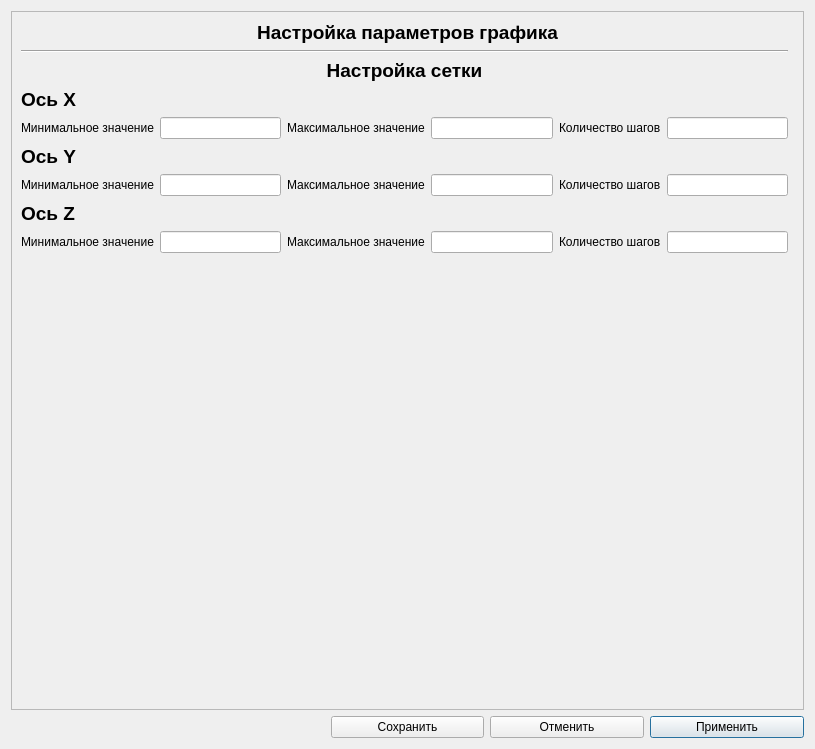
<?xml version="1.0" encoding="UTF-8"?>
<ui version="4.0">
 <class>SettingsChartView</class>
 <widget class="QDialog" name="SettingsChartView">
  <property name="geometry">
   <rect>
    <x>0</x>
    <y>0</y>
    <width>815</width>
    <height>749</height>
   </rect>
  </property>
  <property name="minimumSize">
   <size>
    <width>300</width>
    <height>600</height>
   </size>
  </property>
  <property name="windowTitle">
   <string>Dialog</string>
  </property>
  <layout class="QGridLayout" name="gridLayout">
   <item row="1" column="4">
    <widget class="QPushButton" name="applyButton">
     <property name="text">
      <string>Применить</string>
     </property>
    </widget>
   </item>
   <item row="1" column="3">
    <widget class="QPushButton" name="cancelButton">
     <property name="text">
      <string>Отменить</string>
     </property>
    </widget>
   </item>
   <item row="1" column="2">
    <widget class="QPushButton" name="saveButton">
     <property name="text">
      <string>Сохранить</string>
     </property>
    </widget>
   </item>
   <item row="0" column="0" colspan="5">
    <widget class="QScrollArea" name="scrollArea">
     <property name="widgetResizable">
      <bool>true</bool>
     </property>
     <widget class="QWidget" name="scrollAreaWidgetContents">
      <property name="geometry">
       <rect>
        <x>0</x>
        <y>0</y>
        <width>795</width>
        <height>699</height>
       </rect>
      </property>
      <layout class="QGridLayout" name="gridLayout_2">
       <item row="6" column="4">
        <widget class="QLabel" name="label_7">
         <property name="text">
          <string>Количество шагов</string>
         </property>
        </widget>
       </item>
       <item row="6" column="0">
        <widget class="QLabel" name="label_4">
         <property name="text">
          <string>Минимальное значение</string>
         </property>
        </widget>
       </item>
       <item row="4" column="1">
        <widget class="QLineEdit" name="le_minX"/>
       </item>
       <item row="2" column="0" colspan="6">
        <widget class="QLabel" name="label_14">
         <property name="text">
          <string>&lt;html&gt;&lt;head/&gt;&lt;body&gt;&lt;p align=&quot;center&quot;&gt;&lt;span style=&quot; font-size:14pt; font-weight:700;&quot;&gt;Настройка сетки&lt;/span&gt;&lt;/p&gt;&lt;/body&gt;&lt;/html&gt;</string>
         </property>
        </widget>
       </item>
       <item row="10" column="4">
        <widget class="QLabel" name="label_13_z">
         <property name="text">
          <string>Количество шагов</string>
         </property>
        </widget>
       </item>
       <item row="0" column="0" colspan="7">
        <widget class="QLabel" name="label_5">
         <property name="text">
          <string>&lt;html&gt;&lt;head/&gt;&lt;body&gt;&lt;p align=&quot;center&quot;&gt;&lt;span style=&quot; font-size:14pt; font-weight:700;&quot;&gt;Настройка параметров графика&lt;/span&gt;&lt;/p&gt;&lt;/body&gt;&lt;/html&gt;</string>
         </property>
        </widget>
       </item>
       <item row="6" column="2">
        <widget class="QLabel" name="label_3">
         <property name="text">
          <string>Максимальное значение</string>
         </property>
        </widget>
       </item>
       <item row="4" column="4">
        <widget class="QLabel" name="label_6">
         <property name="text">
          <string>Количество шагов</string>
         </property>
        </widget>
       </item>
       <item row="10" column="5">
        <widget class="QLineEdit" name="le_ticksZ"/>
       </item>
       <item row="11" column="0" colspan="6">
        <spacer name="verticalSpacer">
         <property name="orientation">
          <enum>Qt::Vertical</enum>
         </property>
         <property name="sizeHint" stdset="0">
          <size>
           <width>20</width>
           <height>40</height>
          </size>
         </property>
        </spacer>
       </item>
       <item row="10" column="3">
        <widget class="QLineEdit" name="le_maxZ"/>
       </item>
       <item row="5" column="0" colspan="6">
        <widget class="QLabel" name="label_9">
         <property name="text">
          <string>&lt;html&gt;&lt;head/&gt;&lt;body&gt;&lt;p&gt;&lt;span style=&quot; font-size:14pt; font-weight:700;&quot;&gt;Ось Y&lt;/span&gt;&lt;/p&gt;&lt;/body&gt;&lt;/html&gt;</string>
         </property>
        </widget>
       </item>
       <item row="3" column="0" colspan="5">
        <widget class="QLabel" name="label_8">
         <property name="text">
          <string>&lt;html&gt;&lt;head/&gt;&lt;body&gt;&lt;p&gt;&lt;span style=&quot; font-size:14pt; font-weight:700;&quot;&gt;Ось Х&lt;/span&gt;&lt;/p&gt;&lt;/body&gt;&lt;/html&gt;</string>
         </property>
        </widget>
       </item>
       <item row="10" column="2">
        <widget class="QLabel" name="label_12_z">
         <property name="text">
          <string>Максимальное значение</string>
         </property>
        </widget>
       </item>
       <item row="10" column="0">
        <widget class="QLabel" name="label_11_z">
         <property name="text">
          <string>Минимальное значение</string>
         </property>
        </widget>
       </item>
       <item row="10" column="1">
        <widget class="QLineEdit" name="le_minZ"/>
       </item>
       <item row="9" column="0" colspan="6">
        <widget class="QLabel" name="label_10_z">
         <property name="text">
          <string>&lt;html&gt;&lt;head/&gt;&lt;body&gt;&lt;p&gt;&lt;span style=&quot; font-size:14pt; font-weight:700;&quot;&gt;Ось Z&lt;/span&gt;&lt;/p&gt;&lt;/body&gt;&lt;/html&gt;</string>
         </property>
        </widget>
       </item>
       <item row="4" column="5">
        <widget class="QLineEdit" name="le_ticksX"/>
       </item>
       <item row="6" column="3">
        <widget class="QLineEdit" name="le_maxY"/>
       </item>
       <item row="6" column="5">
        <widget class="QLineEdit" name="le_ticksY"/>
       </item>
       <item row="1" column="0" colspan="6">
        <widget class="Line" name="line">
         <property name="orientation">
          <enum>Qt::Horizontal</enum>
         </property>
        </widget>
       </item>
       <item row="4" column="0">
        <widget class="QLabel" name="label_2">
         <property name="text">
          <string>Минимальное значение</string>
         </property>
        </widget>
       </item>
       <item row="6" column="1">
        <widget class="QLineEdit" name="le_minY"/>
       </item>
       <item row="4" column="2">
        <widget class="QLabel" name="label">
         <property name="text">
          <string>Максимальное значение</string>
         </property>
        </widget>
       </item>
       <item row="4" column="3">
        <widget class="QLineEdit" name="le_maxX"/>
       </item>
      </layout>
     </widget>
    </widget>
   </item>
  </layout>
 </widget>
 <tabstops>
  <tabstop>le_minX</tabstop>
  <tabstop>le_maxX</tabstop>
  <tabstop>le_ticksX</tabstop>
  <tabstop>le_minY</tabstop>
  <tabstop>le_maxY</tabstop>
  <tabstop>le_ticksY</tabstop>
  <tabstop>saveButton</tabstop>
  <tabstop>cancelButton</tabstop>
  <tabstop>applyButton</tabstop>
  <tabstop>scrollArea</tabstop>
 </tabstops>
 <resources/>
 <connections/>
</ui>
